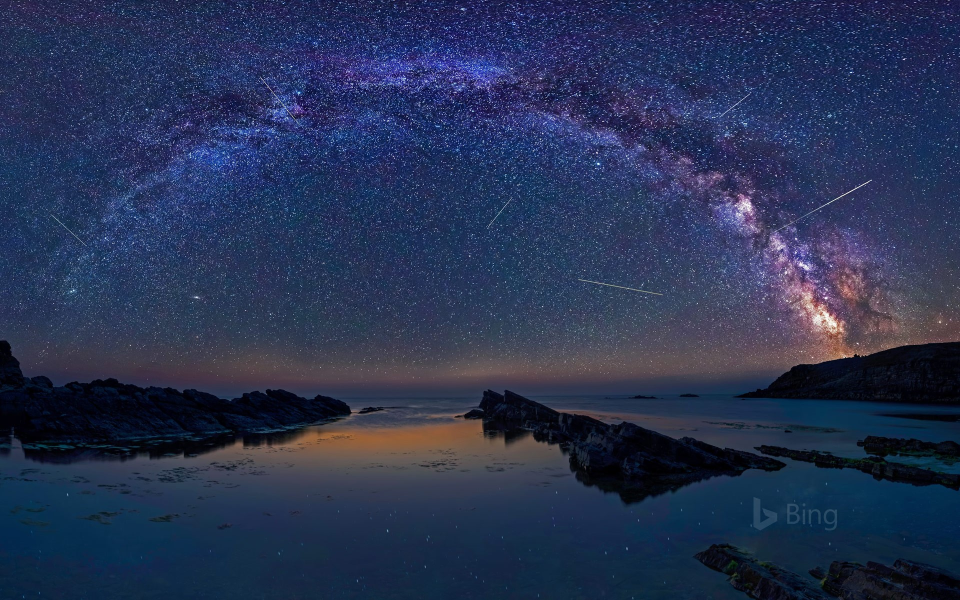
#> input picture data/background6.jpg, 1920 x 1200 px (shown at 1/2 size)
$ python main.py
#> lines starting #> are read from the running program, lines starting #| are printed output that depends on the picture
import cv2
import numpy as np
from sklearn.neighbors import KernelDensity
import matplotlib.pyplot as plt
from cv2.ximgproc import guidedFilter

# [42 lines left out: functions removeOutliers, build_transformation_matrix, estimate_partial_transform, update_transformation_matrix, not called in this run]

class SkyBox():
    def __init__(self):
        self.load_skybox()
        self.M = np.array([[1, 0, 0], [0, 1, 0]], dtype=np.float32)
        self.frame_id = 0
        self.auto_light_matching = False
        self.relighting_factor = 0.8
        self.recoloring_factor = 0.5
        self.halo_effect = True

        self.video_writer = cv2.VideoWriter('demo.avi', cv2.VideoWriter_fourcc(*'MJPG'), 20.0, (640, 360))
        self.video_writer_cat = cv2.VideoWriter('demo-cat.avi', cv2.VideoWriter_fourcc(*'MJPG'), 20.0, (640, 360))

    def load_skybox(self):
        skybox_img = cv2.imread('data/background6.jpg', cv2.IMREAD_COLOR)
#> skybox_img is the input picture: shape (1200, 1920, 3); mean B, G, R 82.9, 50.9, 39.5
        skybox_img = cv2.cvtColor(skybox_img, cv2.COLOR_BGR2RGB)
        skybox_center_crop = 0.5
        cc = 1. / skybox_center_crop
        imgtile = cv2.resize(skybox_img, (int(cc * 640), int(cc * 360)))
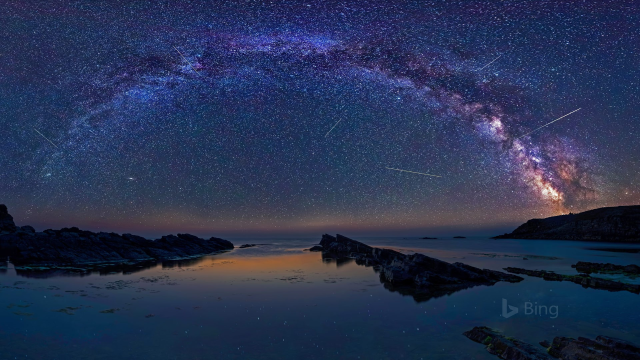
#> imgtile: shape (720, 1280, 3) (shown at 1/2 size); mean R, G, B 39.5, 50.8, 82.8
        self.skybox_imgx2 = self.tile_skybox_img(imgtile)
        self.skybox_imgx2 = np.expand_dims(self.skybox_imgx2, axis=0)

    def tile_skybox_img(self, imgtile):
      screen_y1 = int(imgtile.shape[0] / 2 - 360 / 2)
      screen_x1 = int(imgtile.shape[1] / 2 - 640 / 2)
      imgtile = np.concatenate(
                [imgtile[screen_y1:,:,:], imgtile[0:screen_y1,:,:]], axis=0)
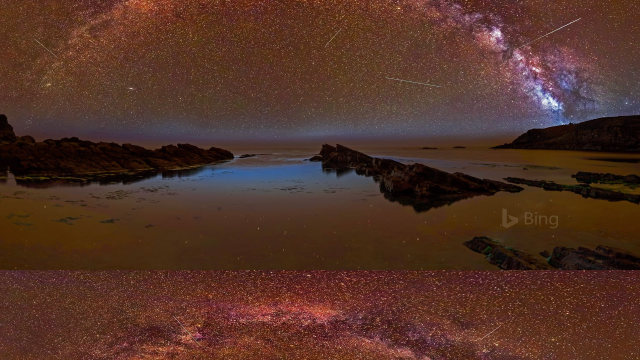
#> imgtile: shape (720, 1280, 3) (shown at 1/2 size); mean of channels 0, 1, 2 39.5, 50.8, 82.8; drawn as B, G, R
      imgtile = np.concatenate(
                [imgtile[:,screen_x1:,:], imgtile[:,0:screen_x1,:]], axis=1)
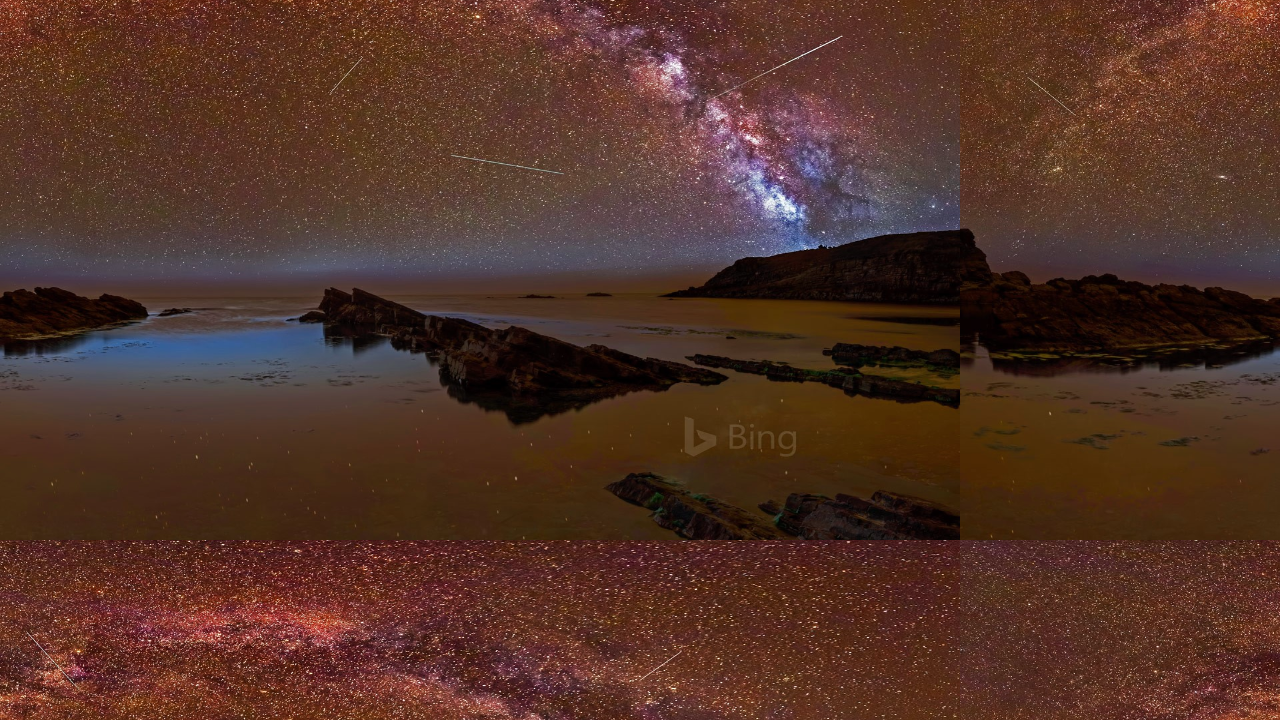
#> imgtile: shape (720, 1280, 3); mean of channels 0, 1, 2 39.5, 50.8, 82.8; drawn as B, G, R

      return imgtile

    # [119 lines left out: functions get_mask, skymask_refinement, get_skybg_from_box, skybox_tracking, relighting, halo and 1 more, not called in this run]

    def write_video(self, img_HD, syneth):
        frame = np.array(255.0 * syneth[:, :, ::-1], dtype=np.uint8)
        self.video_writer.write(frame)

    # [4 lines left out: function convertColor, not called in this run]

    def run_video(self):
#> (the run stopped early here; a loop or call above may not have finished)

$ run again, with data/background3.jpg copied over data/background6.jpg
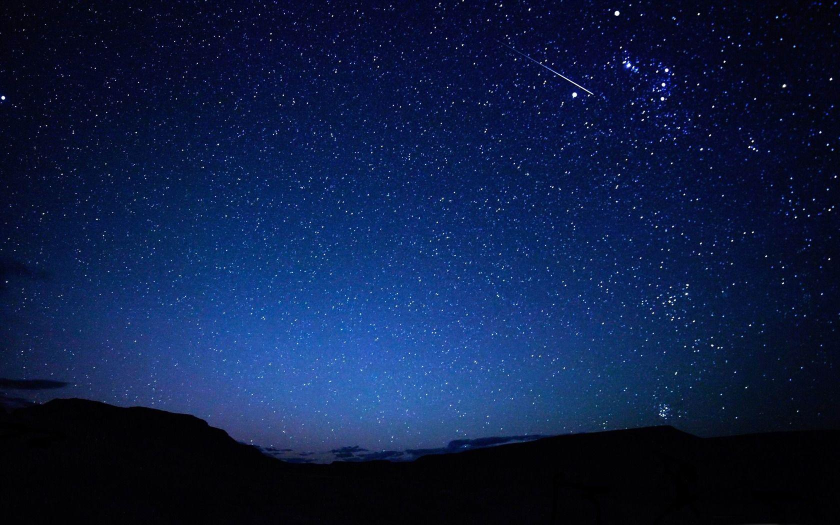
#> input picture data/background3.jpg, 1680 x 1050 px (shown at 1/2 size)
#> in load_skybox, skybox_img is the input picture: shape (1050, 1680, 3); mean B, G, R 69.3, 29.4, 13
#> in tile_skybox_img, `imgtile = np.concatenate( [imgtile[screen_y1:,:,:], imgtile[0:screen_y..`:
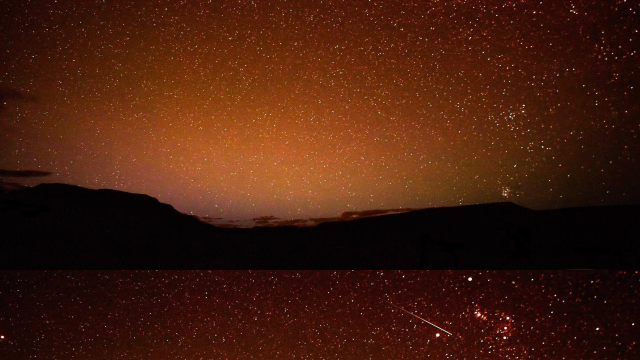
#> imgtile: shape (720, 1280, 3) (shown at 1/2 size); mean of channels 0, 1, 2 12.9, 29.3, 69.2; drawn as B, G, R
#> in tile_skybox_img, `imgtile = np.concatenate( [imgtile[:,screen_x1:,:], imgtile[:,0:screen..`:
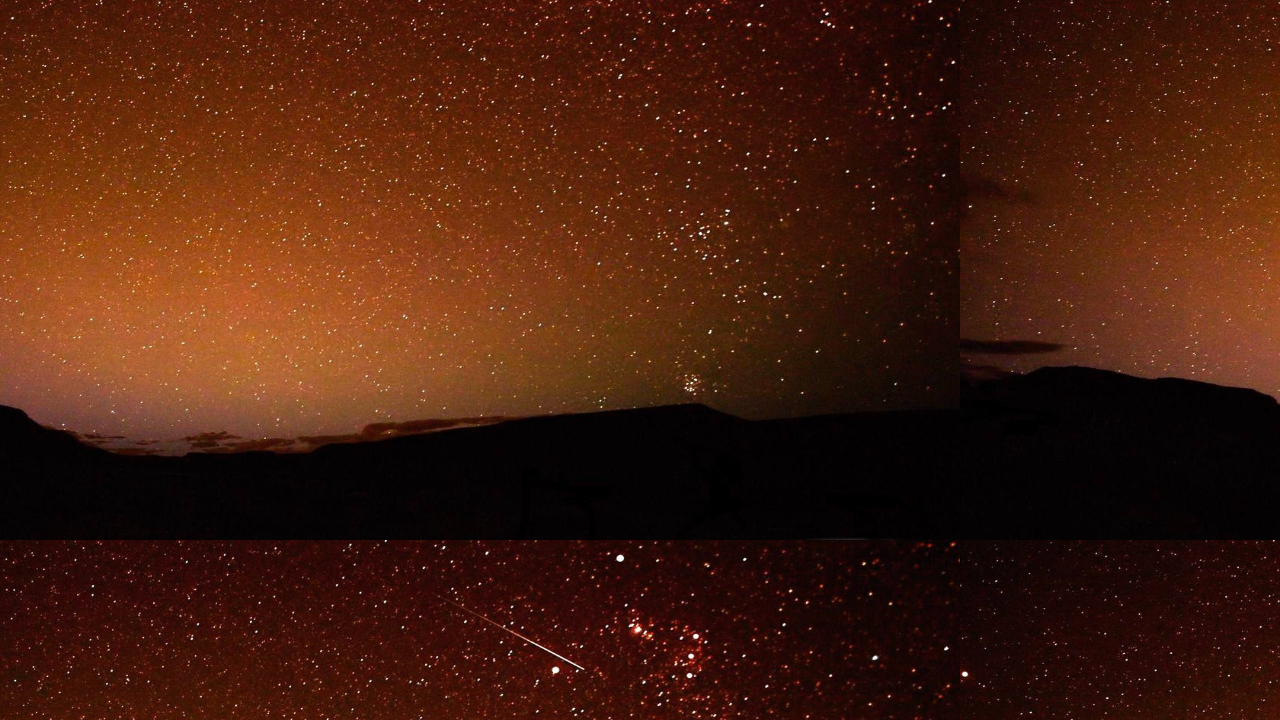
#> imgtile: shape (720, 1280, 3); mean of channels 0, 1, 2 12.9, 29.3, 69.2; drawn as B, G, R
